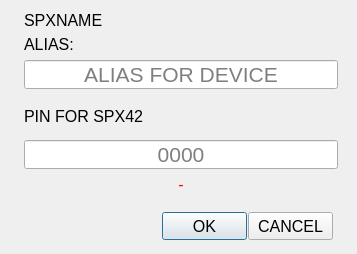
<?xml version="1.0" encoding="UTF-8"?>
<ui version="4.0">
 <class>DeviceEditDialog</class>
 <widget class="QDialog" name="DeviceEditDialog">
  <property name="geometry">
   <rect>
    <x>0</x>
    <y>0</y>
    <width>357</width>
    <height>254</height>
   </rect>
  </property>
  <property name="font">
   <font>
    <pointsize>12</pointsize>
   </font>
  </property>
  <property name="windowTitle">
   <string>EDIT DEVICE</string>
  </property>
  <property name="locale">
   <locale language="English" country="UnitedStates"/>
  </property>
  <widget class="QLabel" name="spxPinLabel">
   <property name="geometry">
    <rect>
     <x>24</x>
     <y>104</y>
     <width>257</width>
     <height>25</height>
    </rect>
   </property>
   <property name="text">
    <string>PIN FOR SPX42</string>
   </property>
  </widget>
  <widget class="QLineEdit" name="spxPinLineEdit">
   <property name="geometry">
    <rect>
     <x>24</x>
     <y>140</y>
     <width>314</width>
     <height>29</height>
    </rect>
   </property>
   <property name="font">
    <font>
     <pointsize>16</pointsize>
     <kerning>false</kerning>
    </font>
   </property>
   <property name="toolTip">
    <string/>
   </property>
   <property name="inputMask">
    <string/>
   </property>
   <property name="text">
    <string/>
   </property>
   <property name="maxLength">
    <number>4</number>
   </property>
   <property name="alignment">
    <set>Qt::AlignCenter</set>
   </property>
   <property name="placeholderText">
    <string>0000</string>
   </property>
   <property name="clearButtonEnabled">
    <bool>false</bool>
   </property>
  </widget>
  <widget class="QLabel" name="errorLabel">
   <property name="geometry">
    <rect>
     <x>24</x>
     <y>176</y>
     <width>314</width>
     <height>17</height>
    </rect>
   </property>
   <property name="styleSheet">
    <string notr="true">color:rgb(255, 0, 0)</string>
   </property>
   <property name="text">
    <string>-</string>
   </property>
   <property name="alignment">
    <set>Qt::AlignCenter</set>
   </property>
  </widget>
  <widget class="QPushButton" name="cancelButton">
   <property name="geometry">
    <rect>
     <x>248</x>
     <y>212</y>
     <width>85</width>
     <height>28</height>
    </rect>
   </property>
   <property name="text">
    <string>CANCEL</string>
   </property>
  </widget>
  <widget class="QPushButton" name="okButton">
   <property name="geometry">
    <rect>
     <x>162</x>
     <y>212</y>
     <width>85</width>
     <height>28</height>
    </rect>
   </property>
   <property name="text">
    <string>OK</string>
   </property>
   <property name="default">
    <bool>true</bool>
   </property>
  </widget>
  <widget class="QLabel" name="spxNameLabel">
   <property name="geometry">
    <rect>
     <x>24</x>
     <y>8</y>
     <width>257</width>
     <height>25</height>
    </rect>
   </property>
   <property name="text">
    <string>SPXNAME</string>
   </property>
  </widget>
  <widget class="QLabel" name="aliasLabel">
   <property name="geometry">
    <rect>
     <x>24</x>
     <y>32</y>
     <width>257</width>
     <height>25</height>
    </rect>
   </property>
   <property name="text">
    <string>ALIAS:</string>
   </property>
  </widget>
  <widget class="QLineEdit" name="spxAliasLineEdit">
   <property name="geometry">
    <rect>
     <x>24</x>
     <y>60</y>
     <width>314</width>
     <height>29</height>
    </rect>
   </property>
   <property name="font">
    <font>
     <pointsize>16</pointsize>
     <kerning>false</kerning>
    </font>
   </property>
   <property name="toolTip">
    <string/>
   </property>
   <property name="text">
    <string/>
   </property>
   <property name="maxLength">
    <number>24</number>
   </property>
   <property name="alignment">
    <set>Qt::AlignCenter</set>
   </property>
   <property name="placeholderText">
    <string>ALIAS FOR DEVICE</string>
   </property>
   <property name="clearButtonEnabled">
    <bool>true</bool>
   </property>
  </widget>
 </widget>
 <tabstops>
  <tabstop>spxAliasLineEdit</tabstop>
  <tabstop>spxPinLineEdit</tabstop>
  <tabstop>okButton</tabstop>
  <tabstop>cancelButton</tabstop>
 </tabstops>
 <resources/>
 <connections>
  <connection>
   <sender>okButton</sender>
   <signal>clicked()</signal>
   <receiver>DeviceEditDialog</receiver>
   <slot>accept()</slot>
   <hints>
    <hint type="sourcelabel">
     <x>153</x>
     <y>135</y>
    </hint>
    <hint type="destinationlabel">
     <x>152</x>
     <y>109</y>
    </hint>
   </hints>
  </connection>
  <connection>
   <sender>cancelButton</sender>
   <signal>clicked()</signal>
   <receiver>DeviceEditDialog</receiver>
   <slot>reject()</slot>
   <hints>
    <hint type="sourcelabel">
     <x>240</x>
     <y>135</y>
    </hint>
    <hint type="destinationlabel">
     <x>152</x>
     <y>109</y>
    </hint>
   </hints>
  </connection>
 </connections>
</ui>
